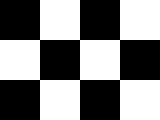
%> input picture FeatureComputationAndModelFitting/Part3-RANSAC/input/check.bmp, 160 x 120 px
$ octave --eval "result = computeHarrisValue(imread('input/check.bmp'));"   (GNU Octave 9; MATLAB toolbox functions it lacks are replaced by stand-ins)
%> lines starting %> are read from the running program, lines starting %| are printed output that depends on the picture
### FeatureComputationAndModelFitting/Part3-RANSAC/blur.m
function [ bImg ] = blur( img, s, sigma )
%> called with s = 5, sigma = 32
%UNTITLED Summary of this function goes here
%   Detailed explanation goes here
H = fspecial('gaussian', [s s], sigma);
bImg = imfilter(img, H, 'symmetric');
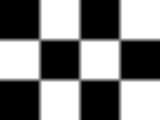
%> bImg: size 120x160 uint8; min 0, max 255, mean 127.5
end

### FeatureComputationAndModelFitting/Part3-RANSAC/Gradient.m
function [ grad ] = Gradient( img, dir )
%> called with dir = 'x'
%Gradient Summary of this function goes here
%   Detailed explanation goes here
if dir=='x'
    grad = img - [img(:,1) img(:, 1:end-1)];%circshift(img, [0 1]);
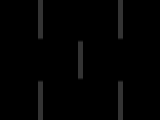
%> grad: size 120x160 uint8; min 0, max 51, mean 2.6
else
    grad = img - [img(1,:); img(1:end-1, :)];%circshift(img, [1 0]);
end

### FeatureComputationAndModelFitting/Part3-RANSAC/computeHarrisValue.m
function [ R ] = computeHarrisValue( img )
%UNTITLED3 Summary of this function goes here
%   Detailed explanation goes here

bImg = blur(img, 5, 32);

Gx = Gradient(bImg,'x');
Gy = Gradient(bImg,'y');
%> call 2 of Gradient, with dir = 'y'
%> in Gradient (call 2), `grad = img - [img(1,:); img(1:end-1, :)];`:
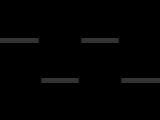
%> grad: size 120x160 uint8; min 0, max 51, mean 2

alpha = 0.06;
s=size(img);
%> s = [120 160]
R = zeros(s);

for i = 1:s(1)
    for j = 1:s(2)
        Ix = zeros(5);
        Iy = zeros(5);
        wvb = i-2; wve = i+2;
        whb = j-2; whe = j+2;
        if(wvb<1)
            wvb = 1;
        end
        if(wve>s(1))
            wve = s(1);
        end
        if(whb<1)
            whb = 1;
        end
        if(whe>s(2))
            whe = s(2);
        end
        winx = Gx(wvb:wve,whb:whe);
        winy = Gy(wvb:wve,whb:whe);
        Ix(1:length(winx(:))) = winx(:);
        Iy(1:length(winy(:))) = winy(:);
        weight = fspecial('gaussian',[5 5], 1);
        M = [sum(weight(:).*Ix(:).*Ix(:)) sum(weight(:).*Ix(:).*Iy(:)); sum(weight(:).*Ix(:).*Iy(:)) sum(weight(:).*Iy(:).*Iy(:))];
        R(i,j) = det(M) - alpha*(trace(M)^2);
    end
end
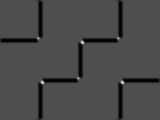
%> R: size 120x160 double; min -405912.1, max 917130.4, mean -25485.9; drawn with min black and max white
%> after the loop, Ix = [0 0 0 0 0; 0 0 0 0 0; 0 0 0 0 0; 0 0 0 0 0; 0 0 0 0 0]; Iy has the same summary as Ix


end
